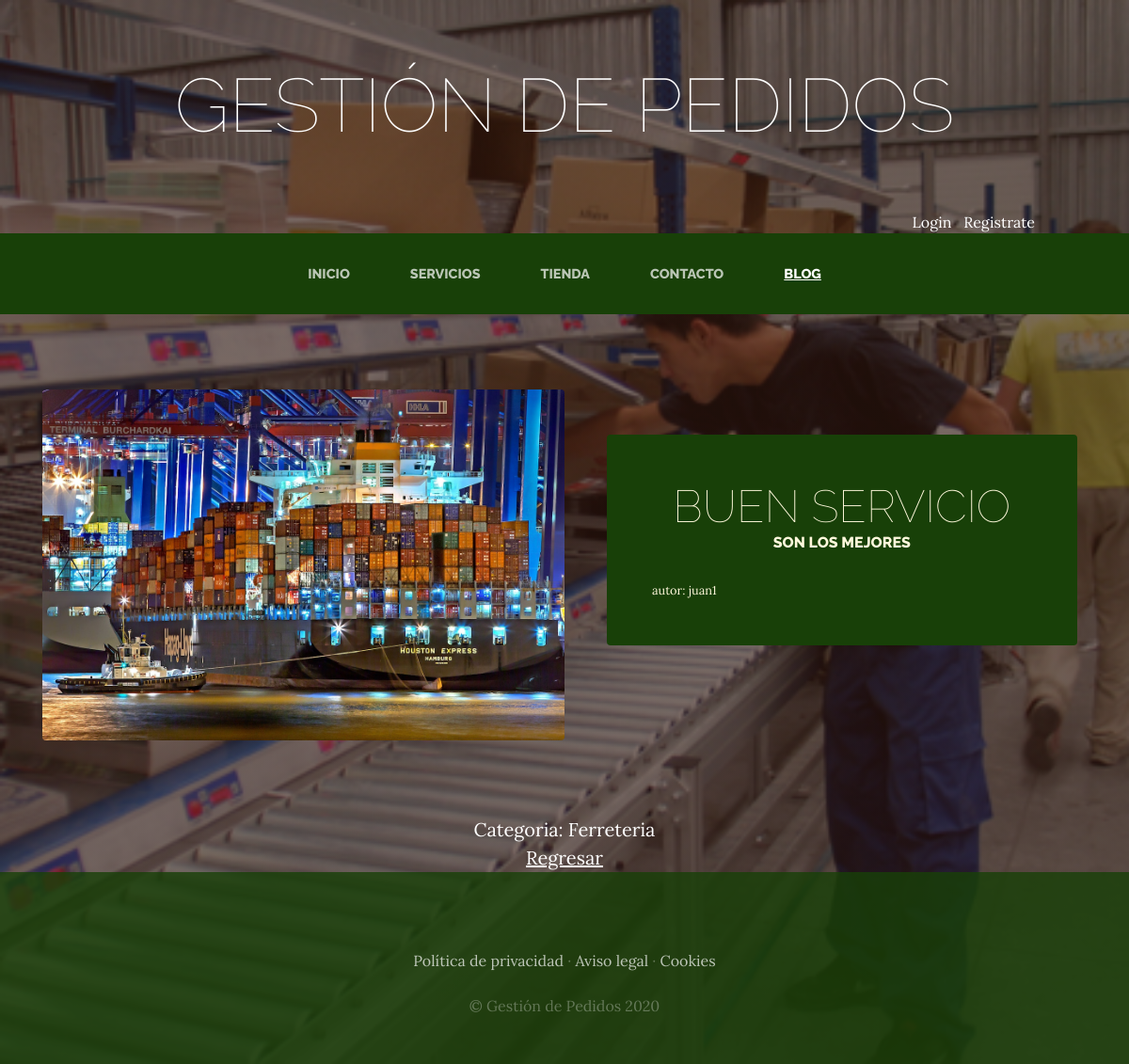
The app's page /blog/categoria/1/ with its own data.
### blog/models.py (models this page shows, shortened)
class Post(models.Model):
    titulo = models.CharField(max_length=50)
    contenido = models.CharField(max_length=50)
    imagen = models.ImageField(upload_to='blog', max_length=1024)
    autor = models.ForeignKey(User, on_delete=models.CASCADE)
    categorias = models.ManyToManyField(Categoria)
    created = models.DateTimeField(auto_now_add=True)
    updated = models.DateTimeField(auto_now=True)
    class Meta:
        verbose_name = 'post'
        verbose_name_plural = 'posts'

class Categoria(models.Model):
    nombre = models.CharField(max_length=50, unique=True)
    created = models.DateTimeField(auto_now_add=True)
    updated = models.DateTimeField(auto_now=True)
    class Meta:
        verbose_name = 'categoría'
        verbose_name_plural = 'categorías'

### blog/views.py (the view)
# urls.py: path('categoria/<int:categoria_id>/',views.categoria, name="categoria"),
def categoria(request, categoria_id):
    categoria = Categoria.objects.get(id=categoria_id)
    posts = categoria.post_set.all()
    context = {'categoria': categoria, 'posts': posts}
    return render(request, 'blog/categoria.html', context)

### carro/context_processor.py (called while the page is built)
def importe_total_carro(request):
    total=0
    if request.user.is_authenticated:
        if 'carro' in request.session:
            for key, value in request.session["carro"].items():
                total=total+float(value["precio"])
        else:
            total = "carro vacio"
    else:
        total="Debes hacer login"
    return {"importe_total_carro":total}

### blog/templates/blog/categoria.html
{% extends "proyectowebapp/base.html" %}
{% load static %}
{% block content %}
{% for post in posts %}
<section class="page-section clearfix">
  <div class="container">
    <div class="intro">
      <img class="intro-img img-fluid mb-3 mb-lg-0 rounded" src="{{post.imagen.url}}" alt="" style="width: 50%;">
      {% if post.autor == request.user %}
      <div class="intro-text left-0 text-center bg-faded p-5 rounded">
        <h2 class="section-heading mb-4">
          <span class="section-heading-lower">{{post.titulo}}</span>
          <span class="section-heading-upper">{{post.contenido}}</span>
        </h2>
        <div style="text-align: left; font-size: 0.8em;">
          autor: {{post.autor}}
        </div>
        <a style="margin: 10px;" href="" class="btn btn-success">Editar</a>
        <a href="" class="btn btn-danger">Borrar</a>
      </div>
      {% else %}
      <div class="intro-text left-0 text-center bg-faded p-5 rounded">
        <h2 class="section-heading mb-4">
          <span class="section-heading-lower">{{post.titulo}}</span>
          <span class="section-heading-upper">{{post.contenido}}</span>
        </h2>
        <div style="text-align: left; font-size: 0.8em;">
          autor: {{post.autor}}
        </div>
      </div>
      {% endif %}
    </div>
  </div>
</section>
{% endfor %}
<section>
  <div style="width: 75%; margin: auto; text-align: center; color: white; font-size: 20px;">
    Categoria: {{categoria.nombre}}<br />
    <a href="javascript:history.back()" class="linkscategorias" style="margin: 20px;">Regresar</a>
  </div>
</section>
{% endblock %}

### proyectowebapp/static/proyectowebapp/css/gestion.css (style rules this page uses)
body { font-family: 'Lora'; background: linear-gradient(rgba(47, 23, 15, 0.65), rgba(47, 23, 15, 0.65)), url("../img/bg_main.jpg"); background-attachment: fixed; background-position: center; background-size: cover; }
h1, h2, h3, h4, h5, h6 { font-family: 'Raleway'; }
.page-section { margin-top: 5rem; margin-bottom: 5rem; }
.section-heading { text-transform: uppercase; }
.section-heading .section-heading-upper { display: block; font-size: 1rem; font-weight: 800; padding-bottom:.5rem; }
.section-heading .section-heading-lower { display: block; font-size: 3rem; font-weight: 100; }
.bg-faded { background-color: rgba(255, 255, 255, 0.85); }
.intro { position: relative; }
@media (min-width: 992px) { .intro .intro-img { width: 75%; float: left; } }
@media (min-width: 992px) { .intro .intro-text { left: 600; width: 60%; margin-top: 3rem; background-color: rgba(24, 64, 8); color: cornsilk; position: absolute; } }
@media (min-width: 1200px) { .intro .intro-text { width: 45%; } }
.linkscategorias { color:white; text-decoration: underline; font-size: 20px; margin-right: 20px; }
html { scrollbar-width: thin; scrollbar-color: #38703d #4d9559; }

### records on screen
Post: imagen (picture), titulo "BUEN SERVICIO", contenido "SON LOS MEJORES", autor "juan1"
Categoria: nombre "Ferreteria"
